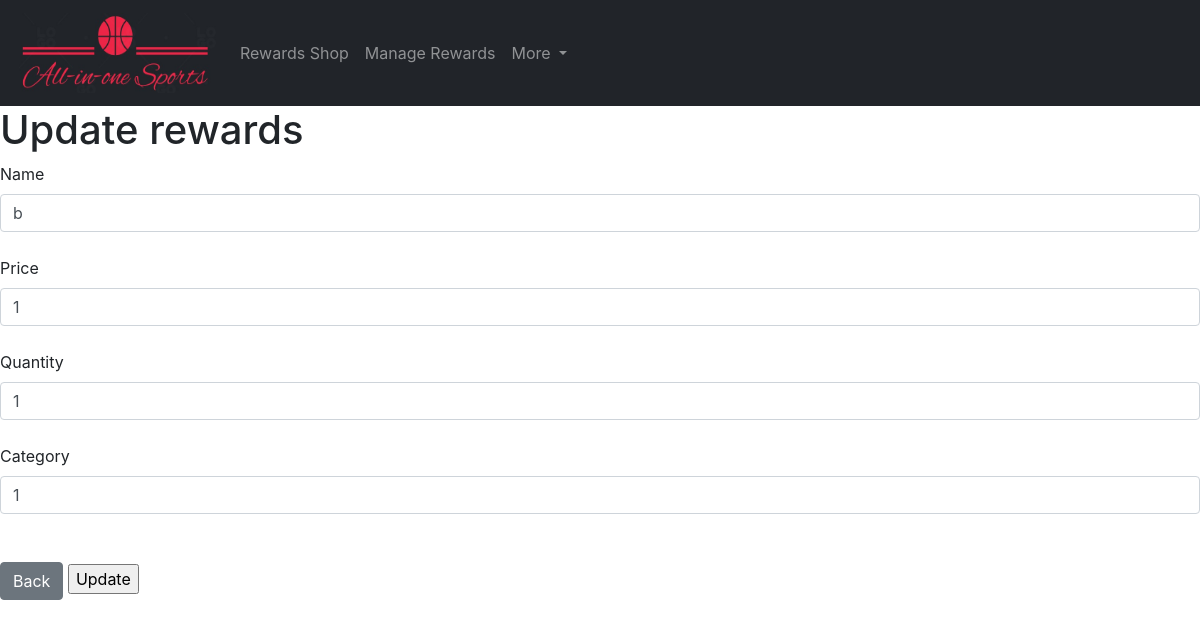
Screenshot of /update_rewards/2 with the database file from the repository.
### app.py (models this page shows, shortened)
class Rewards(rshop_db.Model):
    id = rshop_db.Column(rshop_db.Integer, primary_key=True)
    name = rshop_db.Column(rshop_db.String(100), nullable=False, unique=True)
    price = rshop_db.Column(rshop_db.Integer, nullable=False)
    quantity = rshop_db.Column(rshop_db.Integer, nullable=False)
    category = rshop_db.Column(rshop_db.String(100), nullable=False)
    date_added = rshop_db.Column(rshop_db.DateTime, default=datetime.utcnow)

### app.py (the view)
@app.route('/update_rewards/<int:id>', methods=['GET', 'POST'])
def updaterewards(id):
    form = rewardform()
    update = Rewards.query.get_or_404(id)
    if request.method == "POST":
        update.name = request.form['name']
        update.price = request.form['price']
        update.quantity = request.form['quantity']
        update.category = request.form['category']
        try:
            rshop_db.session.commit()
            flash('Updated Successfully', 'success')
            return render_template('updater.html', form=form, update=update)
        except IntegrityError:
            rshop_db.session.rollback()
            flash('Error! Name already exists in database', 'danger')
            return render_template('updater.html', form=form, update=update)
    else:
        pass
    return render_template('updater.html', form=form, update=update)

### app.py
class rewardform(FlaskForm):
    name = StringField('Name', validators=[DataRequired()])
    price = IntegerField('Price', validators=[DataRequired()])
    quantity = IntegerField('Quantity', validators=[DataRequired()])
    category = StringField('Category', validators=[DataRequired()])
    submit = SubmitField('Submit')

### templates/updater.html (shortened to what this page needs)
{% extends 'base.html' %}
{% block body %}
<h1>Update rewards</h1>
<form action="/update_rewards/{{update.id}}" method="post">
{{ form.name.label(class="form-label") }}
{{ form.name(class="form-control",
    value=update.name) }} <br>
{{ form.price.label(class="form-label") }}
{{ form.price(class="form-control",
    value=update.price) }} <br>
{{ form.quantity.label(class="form-label") }}
{{ form.quantity(class="form-control",
    value=update.quantity) }} <br>
{{ form.category.label(class="form-label") }}
{{ form.category(class="form-control",
    value=update.category) }} <br>
<br>
    <a class="btn btn-secondary" href="/manage_rewards">Back</a>
{{ form.submit(class="btn-btn-secondary", value="Update") }}
</form>
{% endblock %}

### rows the page displays
Rewards: name "b", price "1", quantity "1", category "1"
